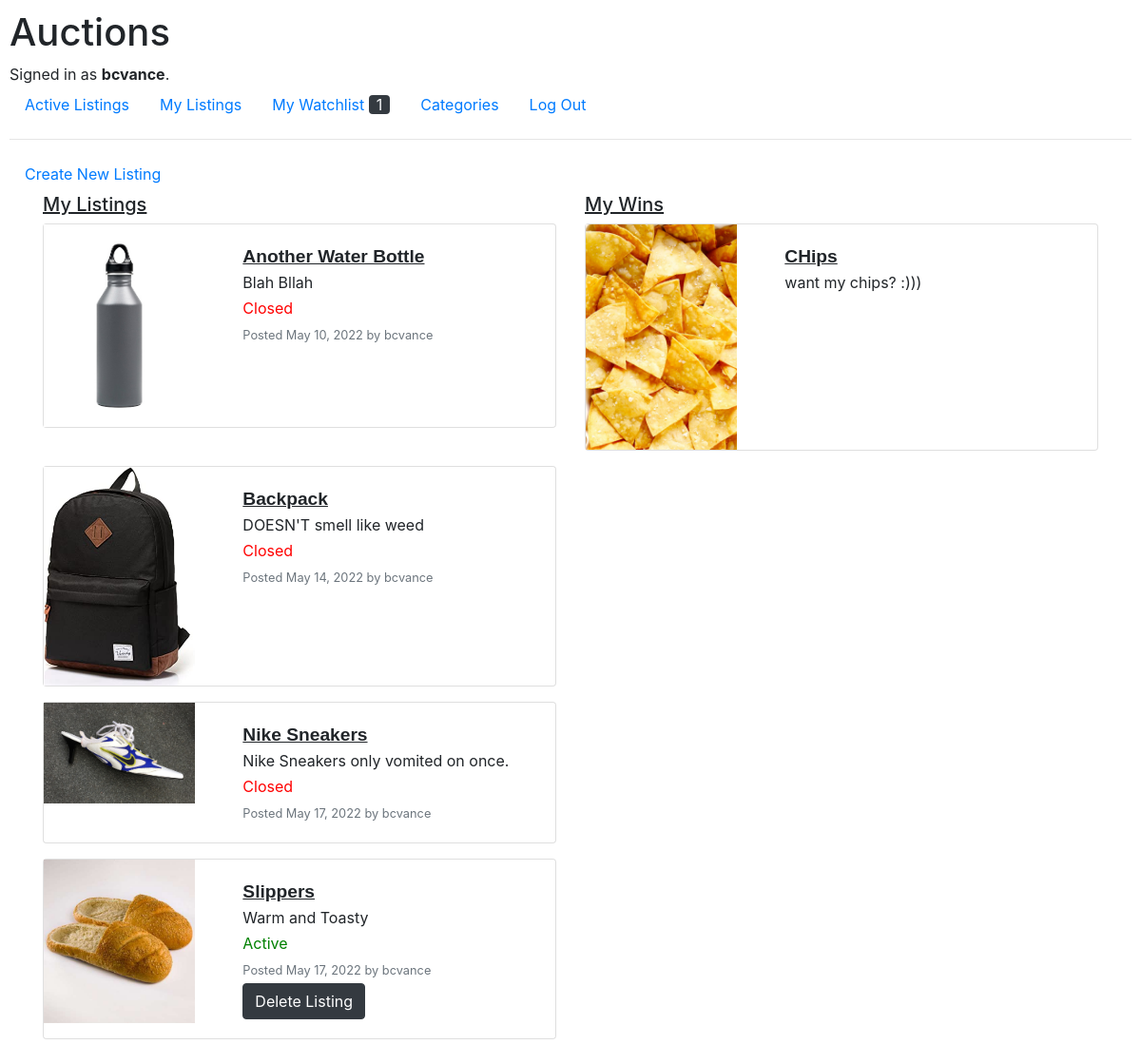
Screenshot of /listings (signed in) with the database file from the repository.
### auctions/models.py (models this page shows, shortened)
class User(AbstractUser):
    username = models.CharField(max_length=64, unique=True)

class Listing(models.Model):
    list_date = models.DateField(auto_now_add=True)
    top_bidder = models.ForeignKey(User, on_delete=models.CASCADE, related_name = "winning", blank=True, null=True, default="")
    poster = models.ForeignKey(User, on_delete=models.CASCADE, related_name = "listings")
    starting_bid = models.DecimalField(max_digits=15, decimal_places=2, default=0.0)
    name = models.CharField(max_length=64, default="Unnamed Listing")
    desc = models.CharField(max_length=500, blank=True, null=True, default="")
    image = models.ImageField(upload_to=image_directory_path, storage=image_storage, null=True)
    categories = models.ManyToManyField(Category, related_name="listings")
    active = models.BooleanField(default=True)
    winner = models.IntegerField(blank=True, null=True)

### auctions/views.py (the view)
# urls.py: path("listings", views.listings, name="listings"),
def listings(request):
    user = User.objects.filter(id=request.user.id).first()
    my_listings = Listing.objects.filter(poster=user)
    my_wins = Listing.objects.filter(winner = request.user.id)
    if not my_wins.exists():
        my_wins_list = [-1]
    else:
        my_wins_list = list(my_wins)
    if not my_listings.exists():
        my_listings_list = [-1]
    else:
        my_listings_list = list(my_listings)
    watch_items = get_num_watch_items(request)
    return render(request, "auctions/listings.html", context={
        "my_listings_list": zip_longest(my_listings_list, my_wins_list, fillvalue=None),
        "watch_items": watch_items
    })

### auctions/utils.py (called while the page is built)
def get_num_watch_items(request):
    user_id = request.user.id
    num_items = WatchItem.objects.filter(watcher = User.objects.get(id = user_id)).count()
    return num_items

### auctions/templates/auctions/listings.html (shortened to what this page needs)
{% extends "auctions/layout.html" %}
{% block watch_num %}
    {{ watch_items }}
{% endblock %}
{% block body %}
    <ul class="nav">
        <li class="nav_item">
            <a href="{% url 'create' %}" class="nav-link">Create New Listing</a>
        </li>
    </ul>
    <div class="container">
        <div class="row">
            <div class="col">
                <h5 class="listings-col">My Listings</h5>
            </div>
            <div class="col">
                <h5 class="listings-col">My Wins</h5>
            </div>
        </div>
        {% for listing, win in my_listings_list %}
            <div class="row">
                <div class="col">
                    {% if listing == -1 %}
                        <h3>You have no listings.</h3>
                    {% else %}
                        <div class="card mb-3" style="max-width: 540px;">
                            <div class="row g-0">
                                <div class="col-md-4">
                                    <img src="{{ listing.image.url }}" class="img-fluid rounded-start index_listing_img" alt="..." onclick="submitForm('listing_card_{{ listing.id }}')">
                                </div>
                                <div class="col-md-8">
                                    <div class="card-body">
                                        <form action="{% url 'listing' listing.id %}">
                                            <button type="submit" class="card-item-name text-button">{{ listing.name }}</button>
                                        </form>
                                        <p class="card-text">{{ listing.desc }}</p>
                                        {% if listing.active %}
                                            <p class="active">Active</p>
                                        {% else %}
                                            <p class="closed">Closed</p>
                                        {% endif %}
                                        <p class="card-text"><small class="text-muted">Posted {{ listing.list_date }} by {{ listing.poster }}</small></p>
                                        {% if listing.active %}
                                            <form method="post" action="delete">
                                                <button type="submit" class="btn btn-dark" id="delete_btn">Delete Listing</button>
                                            </form>
                                        {% endif %}
                                    </div>
                                </div>
                            </div>
                        </div>
                </div>
                {% endif %}
                <div class="col">
                    {% if win == -1 %}
                        <h3>You have no wins.</h3>
                    {% elif win %}
                        <div class="card mb-3" style="max-width: 540px;">
                            <div class="row g-0">
                                <div class="col-md-4">
                                    <img src="{{ win.image.url }}" class="img-fluid rounded-start index_listing_img" alt="..." onclick="submitForm('listing_card_{{ win.id }}')">
                                </div>
                                <div class="col-md-8">
                                    <div class="card-body">
                                        <form action="{% url 'listing' win.id %}">
                                            <button type="submit" class="card-item-name text-button">{{ win.name }}</button>
                                        </form>
                                        <p class="card-text">{{ win.desc }}</p>
                                    </div>
                                </div>
                            </div>
                        </div>
                    {% endif %}
                </div>
            </div>
        {% endfor %}
    </div>
{% endblock %}

### auctions/templates/auctions/layout.html (shortened to what this page needs)
{% load static %}
<!DOCTYPE html>
<html lang="en">
    <head>
        <link rel="stylesheet" href="https://stackpath.bootstrapcdn.com/bootstrap/4.4.1/css/bootstrap.min.css">
        <link href="{% static 'auctions/styles.css' %}" rel="stylesheet">
    </head>
    <body>
        <h1>Auctions</h1>
        <div>
            {% if user.is_authenticated %}
                Signed in as <strong>{{ user.username }}</strong>.
            {% else %}
                Not signed in.
            {% endif %}
        </div>
        <ul class="nav">
            <li class="nav-item">
                <a class="nav-link" href="{% url 'index' %}">Active Listings</a>
            </li>
            {% if user.is_authenticated %}
                <li class="nav-item">
                    <a class="nav-link" href="{% url 'listings' %}">My Listings</a>
                </li>
                <li class="nav-item">
                    <a class="nav-link" href="{% url 'watchlist' %}">My Watchlist <span class="text-light bg-dark px-2 rounded">{% block watch_num %}{% endblock watch_num %}</span></a>
                </li>
                <li class="nav-item">
                    <a href="{% url 'categories' %}" class="nav-link">Categories</a>
                </li>
                <li class="nav-item">
                    <a class="nav-link" href="{% url 'logout' %}">Log Out</a>
                </li>
            {% endif %}
        </ul>
        <hr>
        {% block body %}
        {% endblock %}
    </body>
</html>

### auctions/static/auctions/styles.css (style rules this page uses)
.active { color: green; }
body { padding: 10px; }
.closed { color: red; }
p { margin-top: 0; margin-bottom: 3px; }
.rounded { border-radius: 20px; }
.listings-col { text-decoration: underline; }
button.text-button { background: none!important; border: none; padding: 0!important; font-family: arial, sans-serif; color: #0d6efd; text-decoration: underline; cursor: pointer; text-decoration: none; }
button.card-item-name { color: #212529; text-decoration: underline; font-size: 1.2em; font-weight: bold; }

### rows the page displays
User: username "bcvance"
Listing: image (picture), name "Another Water Bottle", desc "Blah Bllah", active "Closed", list_date "May 10, 2022", poster "bcvance", name "CHips", desc "want my chips? :)))"
Listing: image (picture), name "Backpack", desc "DOESN'T smell like weed", active "Closed", list_date "May 14, 2022", poster "bcvance"
Listing: image (picture), name "Nike Sneakers", desc "Nike Sneakers only vomited on once.", active "Closed", list_date "May 17, 2022", poster "bcvance"
Listing: image (picture), name "Slippers", desc "Warm and Toasty", active "Active", list_date "May 17, 2022", poster "bcvance"

### other values shown
{{ watch_items }} "1"
